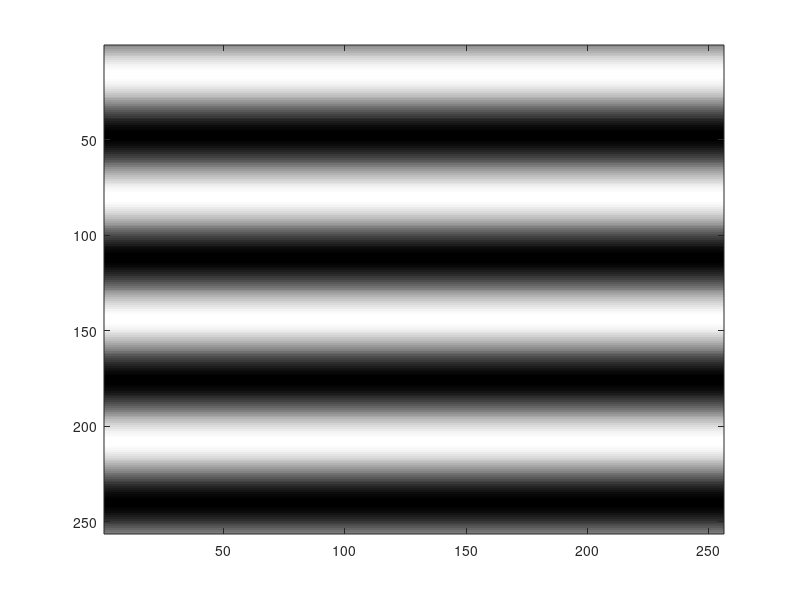
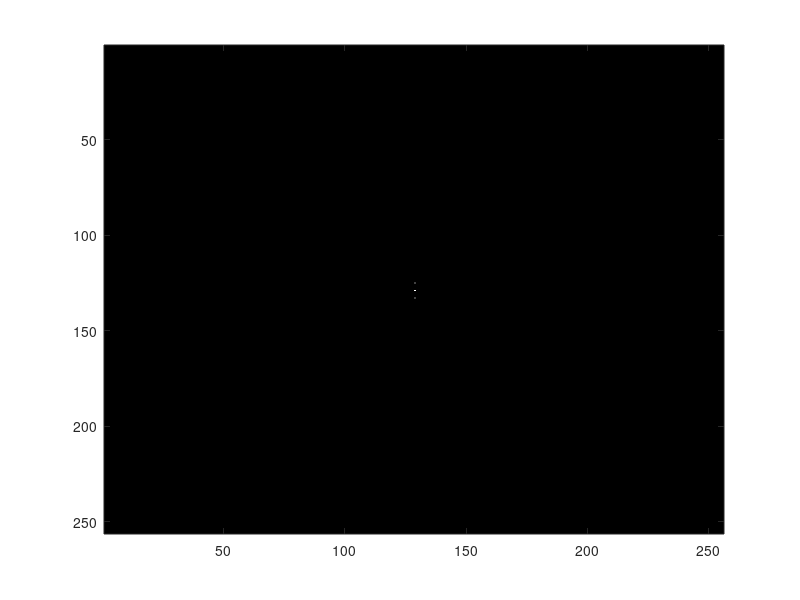
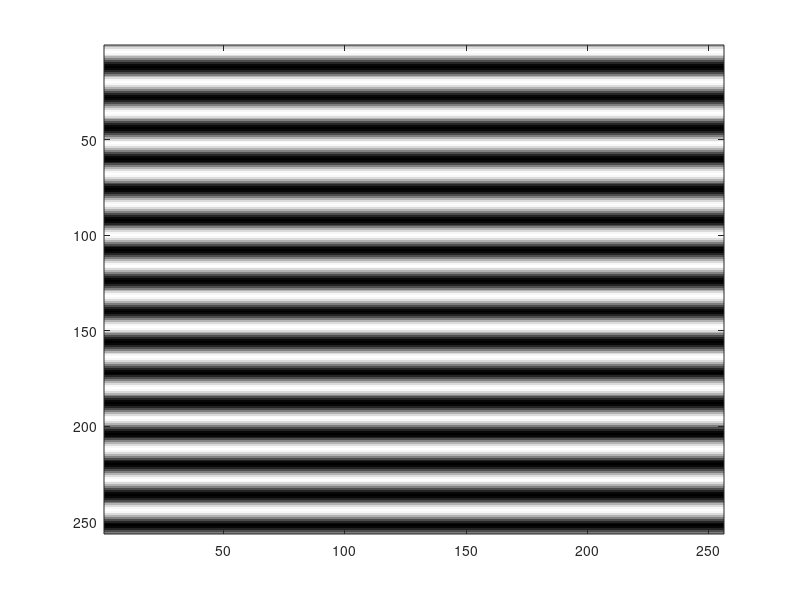
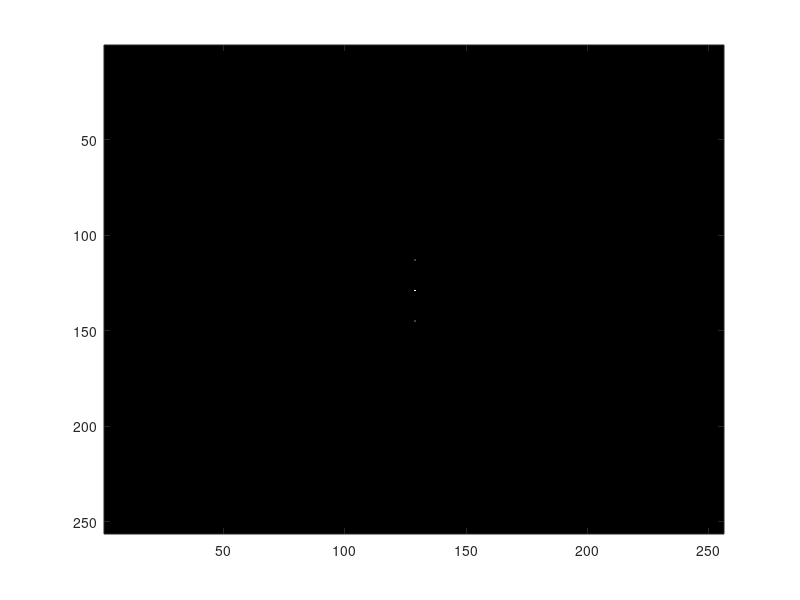

MATLAB code to generate these figures, in order:
%%%%%2次元FFT2%%%%%

%1. 画像の作成(256x256で黒の横縞4本,16本,64本)


clear;
close all;

height = 256;
width = 256;
 
 for k = 1:height
     for l = 1:width
         img4(k,l) = 1 + sin(2*pi*k*4/256);
         img16(k,l) = 1 + sin(2*pi*k*16/256);
         img64(k,l) = 1 + sin(2*pi*k*64/256);
         
     end
 end

 %img -> freq
 img4Freq = fft2(img4);
 img16Freq = fft2(img16);
 img64Freq = fft2(img64);
 
 shifted4Freq = fftshift(img4Freq);
 shifted16Freq = fftshift(img16Freq);
 shifted64Freq = fftshift(img64Freq);
 
 %get power 
 img4Power = abs(shifted4Freq).^2;
 img16Power = abs(shifted16Freq).^2;
 img64Power = abs(shifted64Freq).^2;
 
 
 %figure from here
 figure;
 colormap(gray);
 imagesc(img4);
 
 
 figure;
 colormap(gray);
 imagesc(img4Power);
 
 figure;
 colormap(gray);
 imagesc(img16);
 
 figure;
 colormap(gray);
 imagesc(img16Power);
 
 figure;
 colormap(gray);
 imagesc(img64);
 
 figure;
 colormap(gray);
 imagesc(img64Power);
 
 